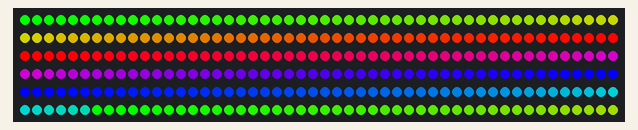
Simulated run of this sketch. Board: Arduino Uno, built with avr-gcc and run on an emulated ATmega328P. Shown: 300 RGB LEDs in strip order, left to right, continuing on the next row. Random numbers use the default seed unless the sketch sets one.

Above: at 0.18 s.
At 4.78 s:
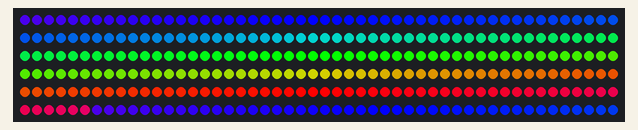
At 9.69 s:
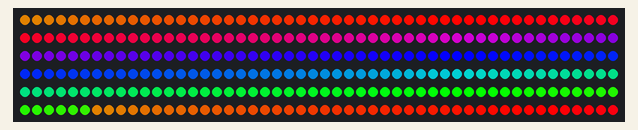
At 19.51 s:
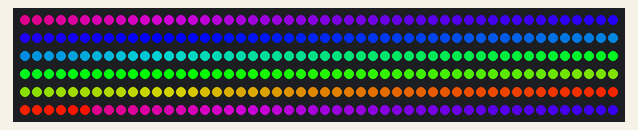
At 29.02 s:
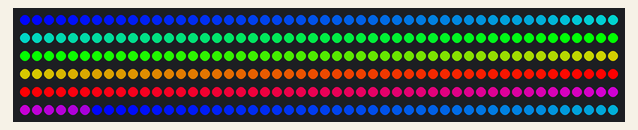
At 38.84 s:
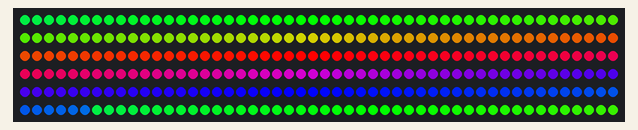

The sketch:

WTI_ChristmasRainbow.ino
```cpp
//Created by Wesley Ireland
//Last updated 17 February 2019
//Free to use, share, or modify, even commercially
//Version 1.5

#include <Adafruit_NeoPixel.h>
#define PIN 5 //Change to your preferred pin

Adafruit_NeoPixel strip = Adafruit_NeoPixel(300, PIN, NEO_GRB + NEO_KHZ800); //Change to your specifics

void setup()
{
  strip.begin();
  strip.show();
}

void loop() //Un-comment them and try them
{
  //strip.setPixelColor(10, 0, 0, 0, 127);
  //ThreeColor();
  rainbowCycle(10); //Change this value for speed
  //RGBLoop();
  //CylonBounce(0xff, 0, 0, 4, 10, 50);
  //TwinkleRandom(20,100,false);
  //FadeInOut(0xff, 0x77, 0x00);
  //meteorRain(0xff,0xff,0xff,10, 64, true, 30);
  //off();
}

void setPixel(int Pixel, byte red, byte green, byte blue) {
 #ifdef ADAFRUIT_NEOPIXEL_H
   // NeoPixel
   strip.setPixelColor(Pixel, strip.Color(red, green, blue));
 #endif
 #ifndef ADAFRUIT_NEOPIXEL_H
   // FastLED
   leds[Pixel].r = red;
   leds[Pixel].g = green;
   leds[Pixel].b = blue;
 #endif
}

void showStrip() {
 #ifdef ADAFRUIT_NEOPIXEL_H
   // NeoPixel
   strip.show();
 #endif
 #ifndef ADAFRUIT_NEOPIXEL_H
   // FastLED
   FastLED.show();
 #endif
}

uint32_t Wheel(byte WheelPos)
{
  if(WheelPos < 85)
  {
    return strip.Color(WheelPos * 3, 255 - WheelPos * 3, 0);
  }
  else if(WheelPos < 170)
  {
   WheelPos -= 85;
   return strip.Color(255 - WheelPos * 3, 0, WheelPos * 3);
  }
  else
  {
   WheelPos -= 170;
   return strip.Color(0, WheelPos * 3, 255 - WheelPos * 3);
  }
}

void ThreeColor()
{
  uint32_t magenta = strip.Color(255, 0, 255);
  uint16_t n = strip.numPixels();
  for(int i = 0; i < n; i++)
  {
    strip.setPixelColor(i, 255,0,0);
    strip.show();
    delay(10);
  }
  for(int i = 0; i < 77; i++)
  {
    strip.setPixelColor(i, 0,255,0);
    strip.show();
    delay(10);
  }
  for(int i = 0; i < 48; i++)
  {
    strip.setPixelColor(i, 0,0,255);
    strip.show();
    delay(10);
  }
  delay(10000);
}

void RGBLoop(){
  for(int j = 0; j < 3; j++ ) {
    // Fade in
    for(int k = 0; k < 256; k++) {
      switch(j) {
        case 0: setAll(k,0,0); break;
        case 1: setAll(0,k,0); break;
        case 2: setAll(0,0,k); break;
      }
      showStrip();
      delay(3);
    }
    // Fade out
    for(int k = 255; k >= 0; k--) {
      switch(j) {
        case 0: setAll(k,0,0); break;
        case 1: setAll(0,k,0); break;
        case 2: setAll(0,0,k); break;
      }
      showStrip();
      delay(3);
    }
  }
}

void stop()
{
  while(1);
}


void rainbowCycle(uint8_t wait)
{
  uint16_t i, j;

  for(j=0; j<256*5; j++) { // 5 cycles of all colors on wheel
    for(i=0; i< strip.numPixels(); i++)
    {
      strip.setPixelColor(i, Wheel(((i * 256 / strip.numPixels()) + j) & 255));
    }
    strip.show();
    delay(wait);
  }
}

void setAll(byte red, byte green, byte blue) {
  for(int i = 0; i < 150; i++ ) {
    strip.setPixelColor(i, red, green, blue);
  }
  showStrip();
}

void CylonBounce(byte red, byte green, byte blue, int EyeSize, int SpeedDelay, int ReturnDelay){

  for(int i = 0; i < 150-EyeSize-2; i++) {
    setAll(0,0,0);
    setPixel(i, red/10, green/10, blue/10);
    for(int j = 1; j <= EyeSize; j++) {
      setPixel(i+j, red, green, blue);
    }
    setPixel(i+EyeSize+1, red/10, green/10, blue/10);
    showStrip();
    delay(SpeedDelay);
  }

  delay(ReturnDelay);

  for(int i = 150-EyeSize-2; i > 0; i--) {
    setAll(0,0,0);
    setPixel(i, red/10, green/10, blue/10);
    for(int j = 1; j <= EyeSize; j++) {
      setPixel(i+j, red, green, blue);
    }
    setPixel(i+EyeSize+1, red/10, green/10, blue/10);
    showStrip();
    delay(SpeedDelay);
  }

  delay(ReturnDelay);
}


void TwinkleRandom(int Count, int SpeedDelay, boolean OnlyOne) {
  setAll(0,0,0);

  for (int i=0; i<Count; i++) {
     setPixel(random(150),random(0,255),random(0,255),random(0,255));
     showStrip();
     delay(SpeedDelay);
     if(OnlyOne) {
       setAll(0,0,0);
     }
   }

  delay(SpeedDelay);
}

void meteorRain(byte red, byte green, byte blue, byte meteorSize, byte meteorTrailDecay, boolean meteorRandomDecay, int SpeedDelay) {
  setAll(0,0,0);

  for(int i = 0; i < 150+150; i++) {


    // fade brightness all LEDs one step
    for(int j=0; j<150; j++) {
      if( (!meteorRandomDecay) || (random(10)>5) ) {
        fadeToBlack(j, meteorTrailDecay );
      }
    }

    // draw meteor
    for(int j = 0; j < meteorSize; j++) {
      if( ( i-j <150) && (i-j>=0) ) {
        setPixel(i-j, red, green, blue);
      }
    }

    showStrip();
    delay(SpeedDelay);
  }
}

void fadeToBlack(int ledNo, byte fadeValue) {
 #ifdef ADAFRUIT_NEOPIXEL_H
    // NeoPixel
    uint32_t oldColor;
    uint8_t r, g, b;
    int value;

    oldColor = strip.getPixelColor(ledNo);
    r = (oldColor & 0x00ff0000UL) >> 16;
    g = (oldColor & 0x0000ff00UL) >> 8;
    b = (oldColor & 0x000000ffUL);

    r=(r<=10)? 0 : (int) r-(r*fadeValue/256);
    g=(g<=10)? 0 : (int) g-(g*fadeValue/256);
    b=(b<=10)? 0 : (int) b-(b*fadeValue/256);

    strip.setPixelColor(ledNo, r,g,b);
 #endif
 #ifndef ADAFRUIT_NEOPIXEL_H
   // FastLED
   leds[ledNo].fadeToBlackBy( fadeValue );
 #endif
}

void off()
{
  for(int i = 0; i < 150; i++)
  {
    strip.setPixelColor(i, 0,0,0);
    strip.show();
  }
  stop();
}
```
